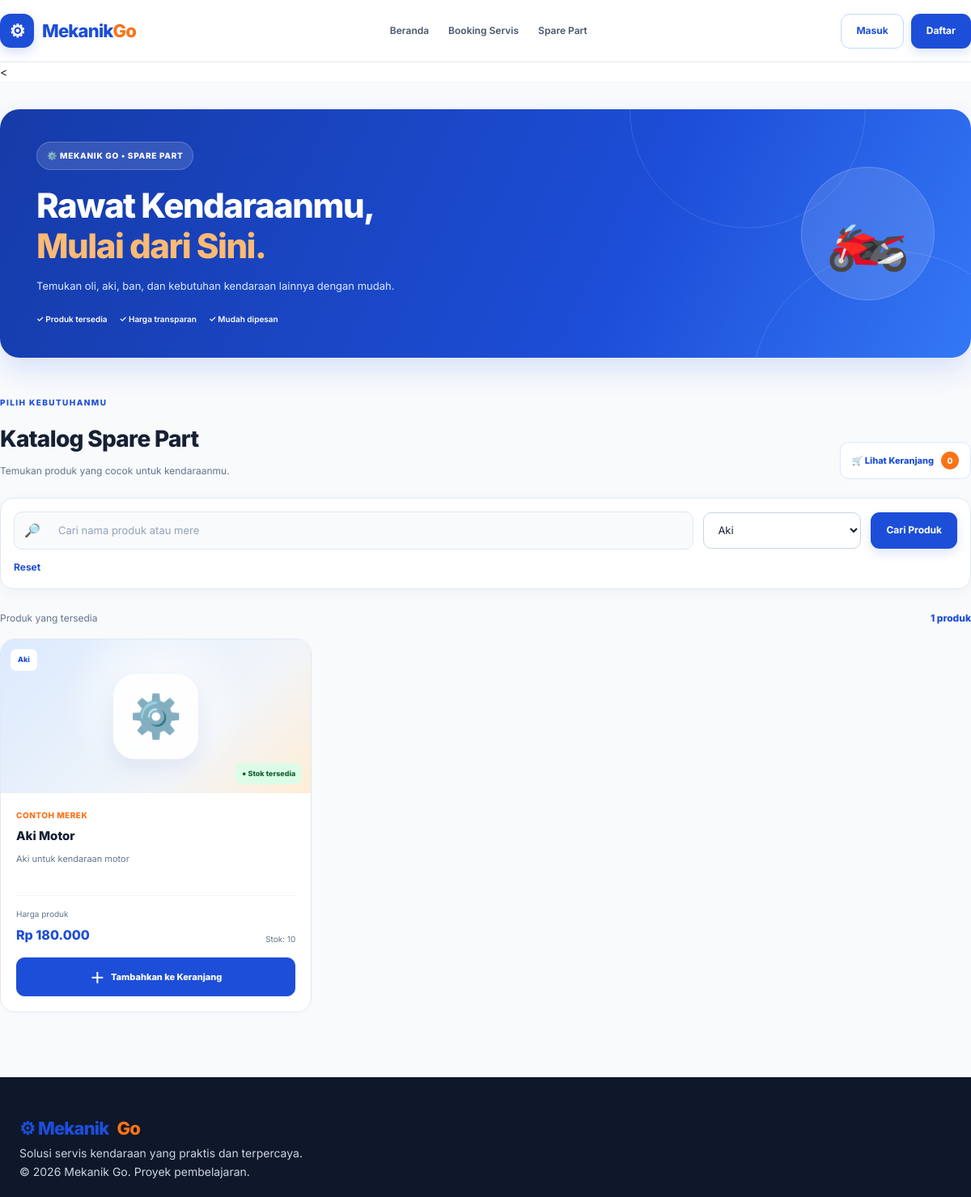
/produk.php?kategori=Aki, run on the app's committed database.
### tables this page shows
CREATE TABLE products (
    id INT AUTO_INCREMENT PRIMARY KEY,
    nama VARCHAR(120) NOT NULL,
    kategori VARCHAR(60) NOT NULL,
    merek VARCHAR(80),
    deskripsi TEXT,
    harga DECIMAL(12,2) NOT NULL DEFAULT 0,
    stok INT NOT NULL DEFAULT 0,
    gambar VARCHAR(255),
    aktif TINYINT(1) NOT NULL DEFAULT 1,
    created_at TIMESTAMP DEFAULT CURRENT_TIMESTAMP
);

### functions.php (called while the page is built, shortened)
<?php
function e($value)
{
    return htmlspecialchars(
        (string) $value,
        ENT_QUOTES,
        'UTF-8'
    );
}
function rupiah($angka)
{
    return 'Rp ' . number_format(
        (float) $angka,
        0,
        ',',
        '.'
    );
}

### produk.php (the view, shortened to what this page needs)
<?php
require_once 'koneksi.php';
require_once 'functions.php';
$cari = trim($_GET['q'] ?? '');
$kategori = trim($_GET['kategori'] ?? '');
$sql = "SELECT * FROM products WHERE aktif = 1";
$params = [];
if ($kategori !== '') {
    $sql .= " AND kategori = ?";
    $params[] = $kategori;
}
$sql .= " ORDER BY nama";
$stmt = $pdo->prepare($sql);
$stmt->execute($params);
$produk = $stmt->fetchAll();
$kategoriList = $pdo->query(
    "SELECT DISTINCT kategori FROM products
     WHERE aktif = 1 ORDER BY kategori"
)->fetchAll();
require 'header.php';
?>
<
<section class="section product-catalog">
    <div class="catalog-hero">
        <div class="catalog-hero-content">
            <span class="catalog-label">⚙️ MEKANIK GO • SPARE PART</span>
            <h1>Rawat Kendaraanmu,<br><span>Mulai dari Sini.</span></h1>
            <p>Temukan oli, aki, ban, dan kebutuhan kendaraan lainnya dengan mudah.</p>
            <div class="catalog-benefits">
                <span>✓ Produk tersedia</span>
                <span>✓ Harga transparan</span>
                <span>✓ Mudah dipesan</span>
            </div>
        </div>
        <div class="catalog-hero-art">🏍️</div>
    </div>
    <div class="catalog-heading">
        <div>
            <span class="section-label">PILIH KEBUTUHANMU</span>
            <h2>Katalog Spare Part</h2>
            <p>Temukan produk yang cocok untuk kendaraanmu.</p>
        </div>
        <a href="keranjang.php" class="cart-link">
            🛒 Lihat Keranjang
            <span><?= array_sum($_SESSION['cart'] ?? []) ?></span>
        </a>
    </div>
    <form method="GET" class="catalog-filter">
        <div class="catalog-search">
            <span>🔎</span>
            <input
                type="search"
                name="q"
                value="<?= e($cari) ?>"
                placeholder="Cari nama produk atau merek..."
            >
        </div>
        <select name="kategori" aria-label="Filter kategori">
            <?php foreach ($kategoriList as $k): ?>
                <option
                    value="<?= e($k['kategori']) ?>"
                    <?= $kategori === $k['kategori'] ? 'selected' : '' ?>
                >
                    <?= e($k['kategori']) ?>
                </option>
            <?php endforeach; ?>
        </select>
        <button class="btn btn-primary" type="submit">Cari Produk</button>
        <?php if ($cari !== '' || $kategori !== ''): ?>
            <a class="filter-reset" href="produk.php">Reset</a>
        <?php endif; ?>
    </form>
    <div class="catalog-result">
        <span>Produk yang tersedia</span>
        <strong><?= count($produk) ?> produk</strong>
    </div>
    <?php if ($produk): ?>
        <div class="catalog-grid">
            <?php foreach ($produk as $p): ?>
                <article class="catalog-card">
                    <div class="catalog-product-image">
                        <span class="catalog-category">
                            <?= e($p['kategori']) ?>
                        </span>
                        <div class="catalog-product-emoji">⚙️</div>
                        <?php if ((int)$p['stok'] > 0): ?>
                            <span class="catalog-stock available">
                                ● Stok tersedia
                            </span>
                        <?php else: ?>
                            <span class="catalog-stock unavailable">
                                Stok habis
                            </span>
                        <?php endif; ?>
                    </div>
                    <div class="catalog-product-info">
                        <p class="catalog-brand">
                            <?= e($p['merek'] ?? 'Spare Part') ?>
                        </p>
                        <h3><?= e($p['nama']) ?></h3>
                        <p class="catalog-description">
                            <?= e($p['deskripsi'] ?? 'Produk kebutuhan kendaraan.') ?>
                        </p>
                        <div class="catalog-product-bottom">
                            <div>
                                <span class="catalog-price-label">Harga produk</span>
                                <strong class="catalog-price">
                                    <?= rupiah($p['harga']) ?>
                                </strong>
                            </div>
                            <span class="catalog-stock-number">
                                Stok: <?= (int)$p['stok'] ?>
                            </span>
                        </div>
                        <?php if ((int)$p['stok'] > 0): ?>
                            <form method="POST" class="catalog-cart-form">
                                <button class="catalog-add-button" type="submit">
                                    <span>＋</span> Tambahkan ke Keranjang
                                </button>
                            </form>
                        <?php else: ?>
                            <button class="catalog-add-button disabled" disabled>
                                Stok Sedang Habis
                            </button>
                        <?php endif; ?>
                    </div>
                </article>
            <?php endforeach; ?>
        </div>
    <?php endif; ?>
</section>
<?php require 'footer.php'; ?>

### data on the page
products: kategori "Aki", shows "● Stok tersedia", merek "CONTOH MEREK", nama "Aki Motor", deskripsi "Aki untuk kendaraan motor", harga "Rp 180.000", stok "10"

### other printed values
array_sum($_SESSION['cart'] ?? []) "0"
count($produk) "1"
form field kategori "Aki"
